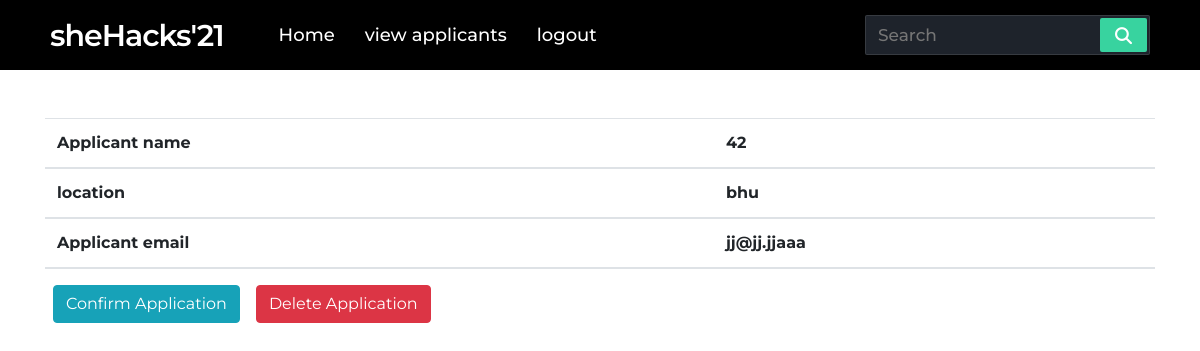
Screenshot of /controller/completedetails/20 with the database file from the repository.
### controller/models.py (models this page shows, shortened)
class Applicants(models.Model):
    applicant = models.OneToOneField(User,on_delete=models.CASCADE)
    app_email=models.CharField(max_length=255)
    app_clg=models.CharField(max_length=255)
    dateregisteres= models.DateTimeField(auto_now_add=True)

### controller/views.py (the view)
# urls.py: path('completedetails/<int:id>',views.completedetails,name="completedetails"),
def completedetails(request,id):
    item=Applicants.objects.get(pk=id)
    context = {'viewjob':item}
    return render(request,'controller/completedetails.html',context)

### controller/templates/controller/completedetails.html (shortened to what this page needs)
{% extends 'controller/base.html' %}
{% load static %}
{% block body %}
<div class="container  my-5">
        <table class="table table-striped">
                <thead>
                        <tr>
                                <th scope="col">Applicant name</th>
                                <th scope="col">{{viewjob.applicant_id}}</th>
                        </tr>
                </thead>
                <thead>
                        <tr>
                                <th scope="col">location</th>
                                <th scope="col" class="{% cycle 'row1' 'row2' %}">
                                        {{viewjob.app_clg}}</th>
                        </tr>
                </thead>
                <thead>
                        <tr>
                                <th scope="col">Applicant email</th>
                                <th scope="col">{{viewjob.app_email}}</th>
                        </tr>
                </thead>
        </table>
        <table>
                <thead>
                        <tr>
<td>
                                        <button type="button" class="btn btn-info mx-2" data-toggle="modal"
                                                data-target="#exampleModal1">
                                                Confirm Application
                                        </button>
                                </td>
                                <td>
                                        <button type="button" class="btn btn-danger mx-2" data-toggle="modal"
                                                data-target="#exampleModal">
                                                Delete Application
                                        </button>
                                </td>
                        </tr>
                </thead>
        </table>
</div>
{% endblock body %}

### static/css/base.css (style rules this page uses)
* { margin: 0; padding: 0; outline: none; box-sizing: border-box; font-family: 'Montserrat', sans-serif; }

### controller/templates/controller/completedetails.html (style rules this page uses)
body { background-image: url("https://www.bajajallianz.com/content/dam/bagic/corona-kavach-policy/corona-kavach-policy.png"); }

### rows the page displays
Applicants: applicant_id "42", app_clg "bhu", app_email "jj@jj.jjaaa"
